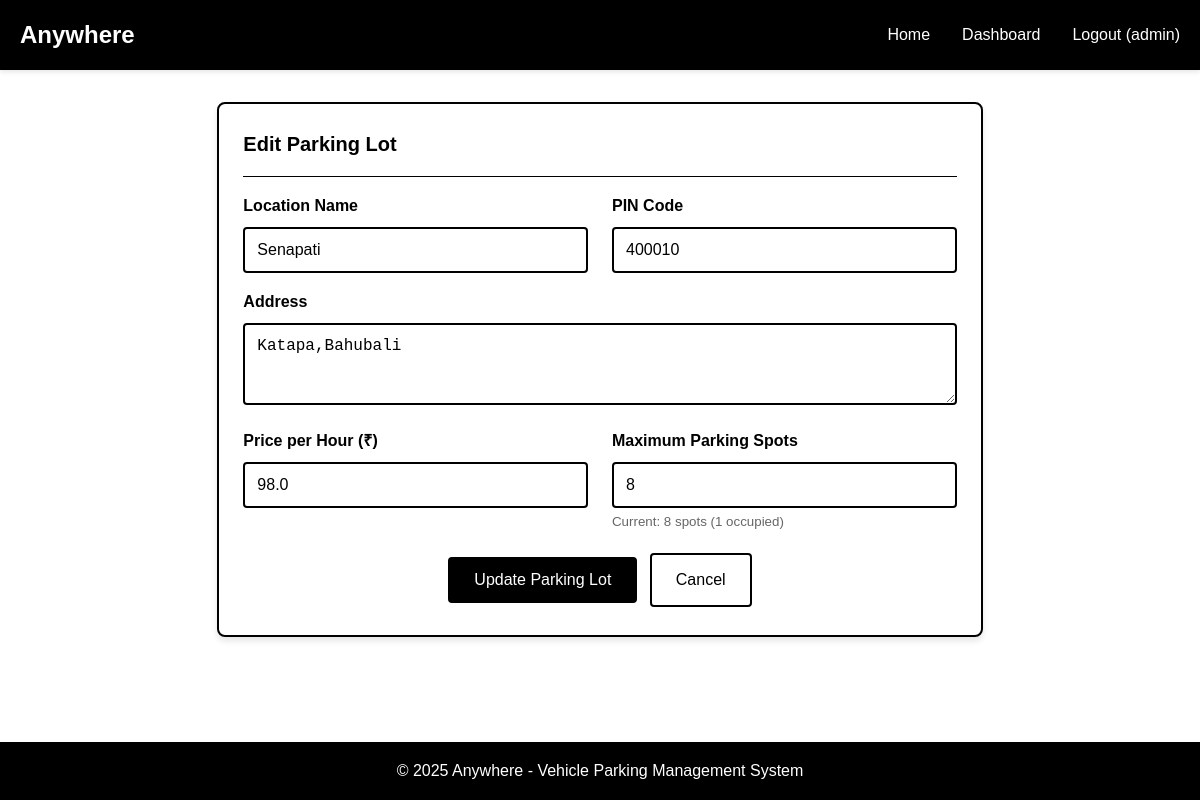
/admin/edit_lot/2 (signed in), run on the app's committed database.
### backend/models.py (models this page shows, shortened)
class User(db.Model):
    __tablename__ = 'users'
    id = db.Column(db.Integer, primary_key=True)
    username = db.Column(db.String(80), unique=True, nullable=False)
    email = db.Column(db.String(120), unique=True, nullable=False)
    password_hash = db.Column(db.String(120), nullable=False)
    phone = db.Column(db.String(15), nullable=True)
    is_admin = db.Column(db.Boolean, default=False)
    created_at = db.Column(db.DateTime, default=datetime.utcnow)
    reservations = db.relationship('Reservation', backref='user', lazy=True, cascade='all, delete-orphan')

class ParkingLot(db.Model):
    __tablename__ = 'parking_lots'
    id = db.Column(db.Integer, primary_key=True)
    prime_location_name = db.Column(db.String(100), nullable=False)
    address = db.Column(db.Text, nullable=False)
    pin_code = db.Column(db.String(10), nullable=False)
    price_per_hour = db.Column(db.Float, nullable=False)
    maximum_spots = db.Column(db.Integer, nullable=False)
    created_at = db.Column(db.DateTime, default=datetime.utcnow)
    spots = db.relationship('ParkingSpot', backref='lot', lazy=True, cascade='all, delete-orphan', order_by='ParkingSpot.spot_number')
    @property
    def occupied_spots_count(self):
        return len([spot for spot in self.spots if spot.status == 'O'])

class ParkingSpot(db.Model):
    __tablename__ = 'parking_spots'
    id = db.Column(db.Integer, primary_key=True)
    lot_id = db.Column(db.Integer, db.ForeignKey('parking_lots.id'), nullable=False)
    spot_number = db.Column(db.String(10), nullable=False)
    status = db.Column(db.String(1), default='A', nullable=False)  # A-Available, O-Occupied
    created_at = db.Column(db.DateTime, default=datetime.utcnow)
    reservations = db.relationship('Reservation', backref='spot', lazy=True)

### backend/app.py (the view, shortened to what this page needs)
@app.route('/admin/edit_lot/<int:lot_id>', methods=['GET', 'POST'])
@admin_required
def edit_lot(lot_id):
    lot = ParkingLot.query.get_or_404(lot_id)
    return render_template('edit_lot.html', lot=lot)

### backend/app.py (called while the page is built)
def admin_required(f):
    @wraps(f)
    def decorated_function(*args, **kwargs):
        if 'user_id' not in session:
            flash('Please log in to access this page.', 'error')
            return redirect(url_for('login'))
        user = User.query.get(session['user_id'])
        if not user or not user.is_admin:
            flash('Admin access required.', 'error')
            return redirect(url_for('index'))
        return f(*args, **kwargs)
    return decorated_function

### frontend/templates/edit_lot.html (shortened to what this page needs)
{% extends "base.html" %}
{% block content %}
<div class="row">
    <div class="col-md-8" style="margin: 0 auto;">
        <div class="card">
            <div class="card-header">
                <h2 class="card-title">Edit Parking Lot</h2>
            </div>
            <form method="POST" novalidate>
                <div class="row">
                    <div class="col-md-6">
                        <div class="form-group">
                            <label class="form-label" for="name">Location Name</label>
                            <input type="text" class="form-control" id="name" name="name"
                                   value="{{ lot.prime_location_name }}" required>
                        </div>
                    </div>
                    <div class="col-md-6">
                        <div class="form-group">
                            <label class="form-label" for="pin_code">PIN Code</label>
                            <input type="text" class="form-control" id="pin_code" name="pin_code"
                                   value="{{ lot.pin_code }}" required>
                        </div>
                    </div>
                </div>
                <div class="form-group">
                    <label class="form-label" for="address">Address</label>
                    <textarea class="form-control" id="address" name="address" rows="3" required>{{ lot.address }}</textarea>
                </div>
                <div class="row">
                    <div class="col-md-6">
                        <div class="form-group">
                            <label class="form-label" for="price">Price per Hour (₹)</label>
                            <input type="number" class="form-control" id="price" name="price"
                                   min="1" step="0.01" value="{{ lot.price_per_hour }}" required>
                        </div>
                    </div>
                    <div class="col-md-6">
                        <div class="form-group">
                            <label class="form-label" for="max_spots">Maximum Parking Spots</label>
                            <input type="number" class="form-control" id="max_spots" name="max_spots"
                                   min="1" max="500" value="{{ lot.maximum_spots }}" required>
                            <small style="color: #666666;">Current: {{ lot.spots|length }} spots ({{ lot.occupied_spots_count }} occupied)</small>
                        </div>
                    </div>
                </div>
                <div class="text-center">
                    <button type="submit" class="btn btn-primary">Update Parking Lot</button>
                    <a href="{{ url_for('admin_dashboard') }}" class="btn">Cancel</a>
                </div>
            </form>
        </div>
    </div>
</div>
{% endblock %}

### frontend/templates/base.html (shortened to what this page needs)
<!DOCTYPE html>
<html lang="en">
<head>
    <link rel="stylesheet" href="{{ url_for('static', filename='css/style.css') }}">
</head>
<body>
    <header class="header">
        <div class="container">
            <nav class="navbar">
                <div class="logo">Anywhere</div>
                <ul class="nav-links">
                    <li><a href="{{ url_for('index') }}">Home</a></li>
                    {% if session.user_id %}
                        {% if session.is_admin %}
                            <li><a href="{{ url_for('admin_dashboard') }}">Dashboard</a></li>
                        {% else %}
                            <li><a href="{{ url_for('user_dashboard') }}">Dashboard</a></li>
                        {% endif %}
                        <li><a href="{{ url_for('logout') }}">Logout ({{ session.username }})</a></li>
                    {% else %}
                        <li><a href="{{ url_for('login') }}">Login</a></li>
                        <li><a href="{{ url_for('register') }}">Register</a></li>
                    {% endif %}
                </ul>
            </nav>
        </div>
    </header>
    <main class="main-content">
        <div class="container">
            {% block content %}{% endblock %}
        </div>
    </main>
    <footer class="footer">
        <div class="container">
            <p>&copy; 2025 Anywhere - Vehicle Parking Management System</p>
        </div>
    </footer>
</body>
</html>

### frontend/static/css/style.css (style rules this page uses)
* { margin: 0; padding: 0; box-sizing: border-box; }
body { font-family: 'Arial', sans-serif; background-color: #ffffff; color: #000000; line-height: 1.6; }
.container { max-width: 1200px; margin: 0 auto; padding: 0 20px; }
.header { background-color: #000000; color: #ffffff; padding: 1rem 0; box-shadow: 0 2px 5px rgba(0,0,0,0.1); }
.navbar { display: flex; justify-content: space-between; align-items: center; }
.logo { font-size: 1.5rem; font-weight: bold; }
.nav-links { display: flex; list-style: none; gap: 2rem; }
.nav-links a { color: #ffffff; text-decoration: none; transition: color 0.3s; }
.main-content { min-height: calc(100vh - 160px); padding: 2rem 0; }
.card { background-color: #ffffff; border: 2px solid #000000; border-radius: 8px; padding: 1.5rem; margin-bottom: 1.5rem; box-shadow: 0 4px 6px rgba(0,0,0,0.1); overflow: hidden; }
.card-header { border-bottom: 1px solid #000000; padding-bottom: 1rem; margin-bottom: 1rem; display: flex; justify-content: space-between; align-items: center; flex-wrap: wrap; }
.card-title { font-size: 1.25rem; font-weight: bold; color: #000000; margin-bottom: 0; }
.form-group { margin-bottom: 1rem; }
.form-label { display: block; margin-bottom: 0.5rem; font-weight: bold; color: #000000; }
.form-control { width: 100%; padding: 0.75rem; border: 2px solid #000000; border-radius: 4px; font-size: 1rem; background-color: #ffffff; color: #000000; }
.btn { display: inline-block; padding: 0.75rem 1.5rem; margin: 0.25rem; border: 2px solid #000000; border-radius: 4px; text-decoration: none; font-size: 1rem; cursor: pointer; transition: all 0.3s; text-align: center; background-color: #ffffff; color: #000000; }
.btn-primary { background-color: #000000; color: #ffffff; }
.row { display: flex; flex-wrap: wrap; margin: 0 -0.75rem; }
.col-md-8, .col-md-6, .col-md-4 { padding: 0 0.75rem; width: 100%; }
@media (min-width: 768px) { .col-md-6 { flex: 0 0 50%; max-width: 50%; } }
@media (min-width: 768px) { .col-md-8 { flex: 0 0 66.666667%; max-width: 66.666667%; } }
.footer { background-color: #000000; color: #ffffff; text-align: center; padding: 1rem 0; margin-top: 2rem; }
.text-center { text-align: center; }

### data on the page
User: username "admin"
ParkingLot: name "Senapati", pin_code "400010", address "Katapa,Bahubali", price "98.0", max_spots "8"
ParkingSpot: occupied_spots_count "1"

### other printed values
{{ lot.spots|length }} "8"
